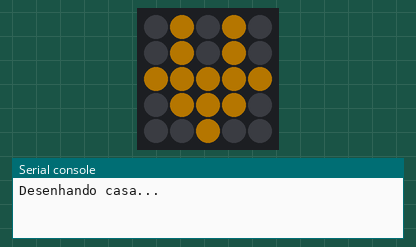
Recording of a program running on a simulated Raspberry Pi Pico running MicroPython. Shown: 5×5 RGB LED matrix, the last lines printed to the serial console. Dim RGB values are drawn brighter than linear; the 25 LEDs are laid out as on the BitDogLab board (LED 0 bottom right, every second row reversed). At 6.0 s the program stops and its outputs stay as they are.

Above: at 0.1 s.
At 2.1 s:
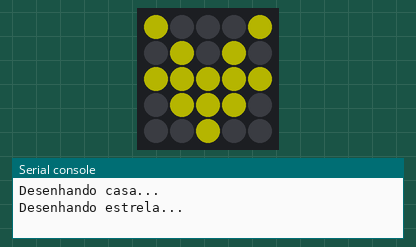
At 4.1 s:
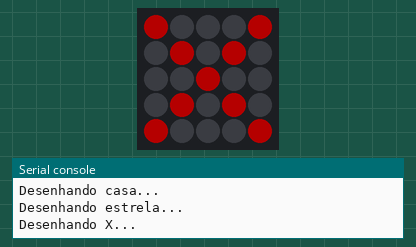

Measured:
- what the display in image 1 shows lasts 2.0 s, from 2.0 s to 4.0 s

The program:

criar_desenho.py
```python
# criar_desenho.py
# Cria desenhos customizados na matriz 5x5
# Bloco: Criar Desenho na Matriz

from machine import Pin
import neopixel
import time

# Configuração do NeoPixel
NEOPIXEL_PIN = 7
np = neopixel.NeoPixel(Pin(NEOPIXEL_PIN), 25)

# Mapeamento da matriz (linha, coluna) -> índice
LED_MATRIX = [
    [24, 23, 22, 21, 20],
    [15, 16, 17, 18, 19],
    [14, 13, 12, 11, 10],
    [5, 6, 7, 8, 9],
    [4, 3, 2, 1, 0]
]

def limpar_matriz():
    """Desliga todos os LEDs."""
    for i in range(25):
        np[i] = (0, 0, 0)
    np.write()

def desenhar_pixel(linha, coluna, cor, intensidade=30):
    """
    Acende um pixel específico.

    Args:
        linha: 0 a 4
        coluna: 0 a 4
        cor: (R, G, B)
        intensidade: 0 a 100
    """
    if 0 <= linha <= 4 and 0 <= coluna <= 4:
        led_idx = LED_MATRIX[4 - linha][coluna]
        r = int(cor[0] * intensidade / 100 * 0.5)
        g = int(cor[1] * intensidade / 100 * 0.5)
        b = int(cor[2] * intensidade / 100 * 0.5)
        np[led_idx] = (r, g, b)

def desenhar_linha_horizontal(linha, cor, intensidade=30):
    """Desenha uma linha horizontal."""
    for coluna in range(5):
        desenhar_pixel(linha, coluna, cor, intensidade)

def desenhar_linha_vertical(coluna, cor, intensidade=30):
    """Desenha uma linha vertical."""
    for linha in range(5):
        desenhar_pixel(linha, coluna, cor, intensidade)

def desenhar_retangulo(cor, intensidade=30):
    """Desenha um retângulo na borda."""
    for i in range(5):
        desenhar_pixel(0, i, cor, intensidade)  # Topo
        desenhar_pixel(4, i, cor, intensidade)  # Base
        desenhar_pixel(i, 0, cor, intensidade)  # Esquerda
        desenhar_pixel(i, 4, cor, intensidade)  # Direita
    np.write()

def desenhar_x(cor, intensidade=30):
    """Desenha um X."""
    for i in range(5):
        desenhar_pixel(i, i, cor, intensidade)
        desenhar_pixel(i, 4-i, cor, intensidade)
    np.write()

def desenhar_cruz(cor, intensidade=30):
    """Desenha uma cruz no centro."""
    desenhar_linha_horizontal(2, cor, intensidade)
    desenhar_linha_vertical(2, cor, intensidade)
    np.write()

def desenhar_padrao(matriz_5x5, cor, intensidade=30):
    """
    Desenha um padrão customizado.

    Args:
        matriz_5x5: Lista de 5 listas com 0s e 1s
        cor: (R, G, B)
        intensidade: 0 a 100
    """
    for linha in range(5):
        for coluna in range(5):
            if matriz_5x5[linha][coluna] == 1:
                desenhar_pixel(linha, coluna, cor, intensidade)
    np.write()

# Exemplos de desenhos
DESENHOS = {
    'casa': [
        [0, 0, 1, 0, 0],
        [0, 1, 1, 1, 0],
        [1, 1, 1, 1, 1],
        [0, 1, 0, 1, 0],
        [0, 1, 0, 1, 0]
    ],
    'estrela': [
        [0, 0, 1, 0, 0],
        [0, 1, 1, 1, 0],
        [1, 1, 1, 1, 1],
        [0, 1, 0, 1, 0],
        [1, 0, 0, 0, 1]
    ],
    'seta_cima': [
        [0, 0, 1, 0, 0],
        [0, 1, 1, 1, 0],
        [1, 0, 1, 0, 1],
        [0, 0, 1, 0, 0],
        [0, 0, 1, 0, 0]
    ],
    'seta_baixo': [
        [0, 0, 1, 0, 0],
        [0, 0, 1, 0, 0],
        [1, 0, 1, 0, 1],
        [0, 1, 1, 1, 0],
        [0, 0, 1, 0, 0]
    ]
}

# Exemplo de uso
if __name__ == "__main__":
    limpar_matriz()

 # Desenha uma casa
    print("Desenhando casa...")
    desenhar_padrao(DESENHOS['casa'], (255, 165, 0), 50)
    time.sleep(2)

 # Desenha uma estrela
    print("Desenhando estrela...")
    limpar_matriz()
    desenhar_padrao(DESENHOS['estrela'], (255, 255, 0), 50)
    time.sleep(2)

 # Desenha um X
    print("Desenhando X...")
    limpar_matriz()
    desenhar_x((255, 0, 0), 50)
    time.sleep(2)

    limpar_matriz()
    print("Fim!")
```
